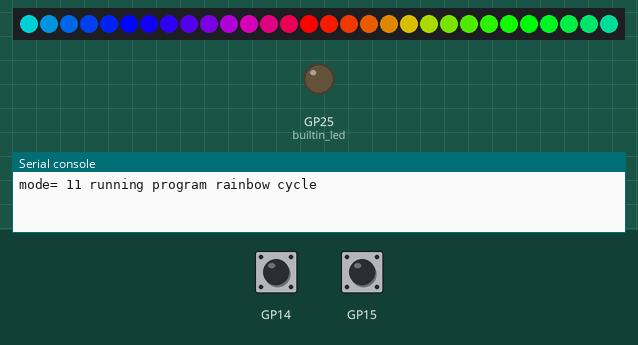
The program below on a simulated Raspberry Pi Pico running MicroPython. On the bench: 30 RGB LEDs in strip order, left to right, output pins drawn as LEDs (lit = HIGH), the last lines printed to the serial console. The test bench sets the inputs (shaded band); at power-on: GP14 HIGH, GP15 HIGH. Random numbers come from a fixed seed.

Above: at 1.2 s.
1.3 s: GP14 pulled LOW for 0.15 s
At 1.41 s:
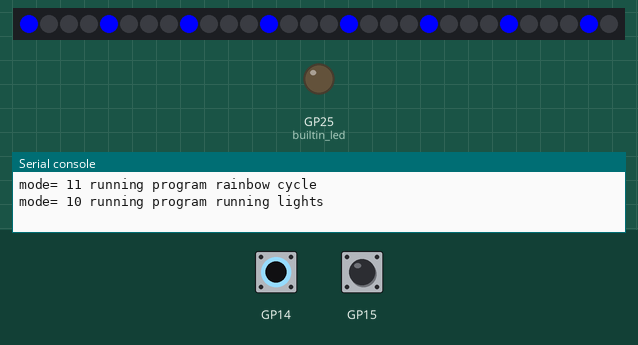
2.0 s: GP14 pulled LOW for 1 s
At 2.2 s:
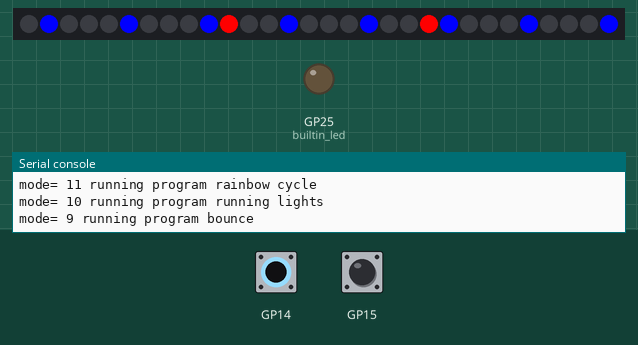
3.6 s: GP14 pulled LOW for 0.15 s
At 3.94 s:
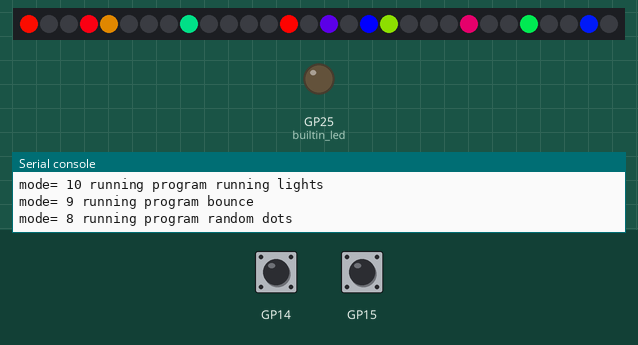
4.3 s: GP15 pulled LOW for 0.15 s
At 4.38 s:
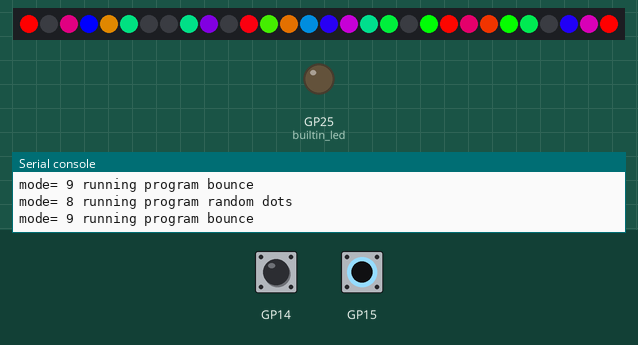
5.0 s: GP14 pulled LOW for 3.2 s
At 6.27 s:
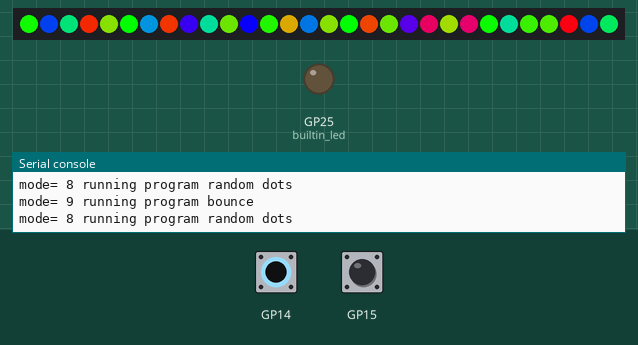
8.8 s: GP15 pulled LOW for 1 s
At 10.54 s:
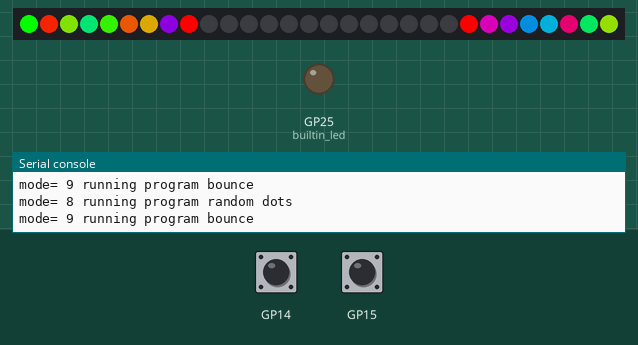

The program:

31-modes.py
```python
# Lab 31: Button Modes
# Filename: 31-modes.py
# Version: 1.0.0
#
# A state machine: twelve light patterns in one program. Button 1 moves
# to the next mode and Button 2 moves back.

from machine import Pin
from neopixel import NeoPixel
from utime import sleep, ticks_ms
from urandom import randint
import config

# hardware settings from config.py
NEOPIXEL_PIN = config.NEOPIXEL_PIN
NUMBER_PIXELS = config.NUMBER_PIXELS
BUTTON_PIN_1 = config.BUTTON_PIN_1
BUTTON_PIN_2 = config.BUTTON_PIN_2
# the LED built onto the Pico board (not set in config.py)
BUILT_IN_LED_PIN = 25

RAINBOW_LENGTH = 7
PERCENT_SMALL_COLOR_WHEEL = round(255/RAINBOW_LENGTH)
PERCENT_COLOR_WHEEL = round(255/NUMBER_PIXELS)

strip = NeoPixel(Pin(NEOPIXEL_PIN), NUMBER_PIXELS)


button_presses = 0 # the count of times the button has been pressed
last_time = 0 # the last time we pressed the button

builtin_led = Pin(BUILT_IN_LED_PIN, Pin.OUT)
# The lower left corner of the Pico has a wire that goes through the buttons upper left and the lower right goes to the 3.3 rail

button1 = Pin(BUTTON_PIN_1, Pin.IN, Pin.PULL_UP)
button2 = Pin(BUTTON_PIN_2, Pin.IN, Pin.PULL_UP)

red = (255, 0, 0)
orange = (140, 60, 0)
yellow = (255, 255, 0)
green = (0, 255, 0)
blue = (0, 0, 255)
cyan = (0, 255, 255)
indigo = (75, 0, 130)
violet = (138, 43, 226)
white = (128, 128, 128)
colors = (red, orange, yellow, green, blue, cyan, indigo, violet)
color_count = len(colors)
levels = [255, 128, 64, 32, 16, 8, 4, 2, 1]
level_count = len(levels)

mode_list = ['moving rainbow', 'moving red dot', 'moving green dot', 'moving blue dot',
             'red comet', 'green comet', 'blue comet', 'candle flicker', 'random dots', 'bounce',
             'running lights', 'rainbow cycle']
mode_count = len(mode_list)

# This function gets called every time the button is pressed.  The parameter "pin" is used to tell
# which pin is used
def button_pressed_handler(pin):
    global mode, last_time
    new_time = ticks_ms()
    # if it has been more that 1/5 of a second since the last event, we have a new event
    if (new_time - last_time) > 200:
        # print(pin)
        # pin is the button object that triggered the interrupt
        if pin == button1:
            mode +=1
        else:
            mode -=1
        # wrap around if we get too high
        mode = mode % mode_count
        last_time = new_time

# now we register the handler function when the button is pressed
button1.irq(trigger=Pin.IRQ_FALLING, handler = button_pressed_handler)
button2.irq(trigger=Pin.IRQ_FALLING, handler = button_pressed_handler)

def wheel(pos):
    # Input a value 0 to 255 to get a color value.
    # The colors are a transition r - g - b - back to r.
    if pos < 0 or pos > 255:
        return (0, 0, 0)
    if pos < 85:
        return (255 - pos * 3, pos * 3, 0)
    if pos < 170:
        pos -= 85
        return (0, 255 - pos * 3, pos * 3)
    pos -= 170
    return (pos * 3, 0, 255 - pos * 3)

# erase the entire strip
def erase():
    for i in range(0, NUMBER_PIXELS):
        strip[i] = (0,0,0)
        strip.write()

def move_dot(counter, color, delay):
    strip[counter] = color
    strip.write()
    sleep(delay)
    strip[counter] = (0,0,0)

def comet_tail(counter, color, delay):
    for i in range(0, color_count):
        # we start to draw at the head of the comet N levels away from the counter
        target = ((level_count - i - 1) + counter) % NUMBER_PIXELS
        # number to scale by
        scale = (levels[i] / 255)
        strip[target] = (int(color[0]*scale), int(color[1]*scale), int(color[2]*scale))
        # erase the tail
        if counter > 0:
            strip[counter-1] = (0,0,0)
        if counter == NUMBER_PIXELS-1:
            strip[counter] = (0,0,0)
        strip.write()
        sleep(delay)

def moving_rainbow(counter, delay):
    for i in range(0, RAINBOW_LENGTH-1):
        color_index = round(i*PERCENT_SMALL_COLOR_WHEEL)
        color = wheel(color_index)
        # print(color_index, color)
        # start at the end and subtract to go backwards and add the counter for offset
        index = RAINBOW_LENGTH-1 - i  + counter
        # print(index)
        if index < NUMBER_PIXELS:
            strip[index] = color
        strip.write()
    # erase the tail if we are not at the start
    if counter > 0:
        strip[counter-1] = (0,0,0)
        strip.write()
    # turn off the last pixel at the top
    if counter == NUMBER_PIXELS-1:
        strip[counter] = (0,0,0)
    sleep(delay)

def candle(delay):
     green = 50 + randint(0,155)
     red = green + randint(0,50)
     strip[randint(0,NUMBER_PIXELS - 1)] = (red, green, 0)
     strip.write()
     sleep(delay)

def random_color(delay):
    random_offset = randint(0, NUMBER_PIXELS-1)
    random_color = randint(0, 255)
    strip[random_offset] = wheel(random_color)
    strip.write()
    sleep(delay)

HALF_LENGTH = round(NUMBER_PIXELS/2)
def bounce(counter, color, delay):
    if counter < HALF_LENGTH:
        strip[counter] = color
        strip[NUMBER_PIXELS-1 - counter] = color
        strip.write()
        strip[counter] = (0,0,0)
        strip[NUMBER_PIXELS-1 - counter] = (0,0,0)
        sleep(delay)
    else:
        half_counter = counter - HALF_LENGTH
        strip[HALF_LENGTH - half_counter] = color
        strip[HALF_LENGTH + half_counter] = color
        strip.write()
        strip[HALF_LENGTH - half_counter] = (0,0,0)
        strip[HALF_LENGTH + half_counter] = (0,0,0)
        sleep(delay)

def running_lights(counter, color, spacing, delay):
    for i in range(0, NUMBER_PIXELS):
        if (counter+i) % spacing:
            strip[i] = (0,0,0)
        else:
            strip[i] = color
    strip.write()
    sleep(delay)

def rainbow_cycle(counter, wait):
    for i in range(0, NUMBER_PIXELS):
        color_index = round(i*PERCENT_COLOR_WHEEL)
        color = wheel(color_index)
        # print(color_index, color)
        strip[(i + counter) % NUMBER_PIXELS] = color
        strip.write()
    sleep(wait)

# Global variables
mode = 11
counter = 0
last_mode = 1
while True:
    # print only on change
    if mode != last_mode:
        print('mode=', mode, 'running program', mode_list[mode])
        last_mode = mode
    if mode == 0:
        moving_rainbow(counter, .05)
    elif mode == 1:
        move_dot(counter, red, .05)
    elif mode == 2:
        move_dot(counter, green, .05)
    elif mode == 3:
        move_dot(counter, blue, .05)
    elif mode == 4:
        comet_tail(counter, red, .01)
    elif mode == 5:
        comet_tail(counter, green, .01)
    elif mode == 6:
        comet_tail(counter, blue, .01)
    elif mode == 7:
        candle(.01)
    elif mode == 8:
        random_color(.01)
    elif mode == 9:
        bounce(counter, red, .15)
    elif mode == 10:
        running_lights(counter, blue, 4, .2)
    elif mode == 11:
        rainbow_cycle(counter, .05)
    else:
        print('mode', mode, 'not configured')

    counter += 1
    # wrap the counter using modulo
    counter = counter % NUMBER_PIXELS
```

config.py
```python
# Moving Rainbow Configuration file
# Filename: config.py
# Version: 1.0.0
#
# This file contains the hardware configuration for your kit.
# It is imported by each program.
NEOPIXEL_PIN = 0
NUMBER_PIXELS = 30
BUTTON_PIN_1 = 15
BUTTON_PIN_2 = 14
```
